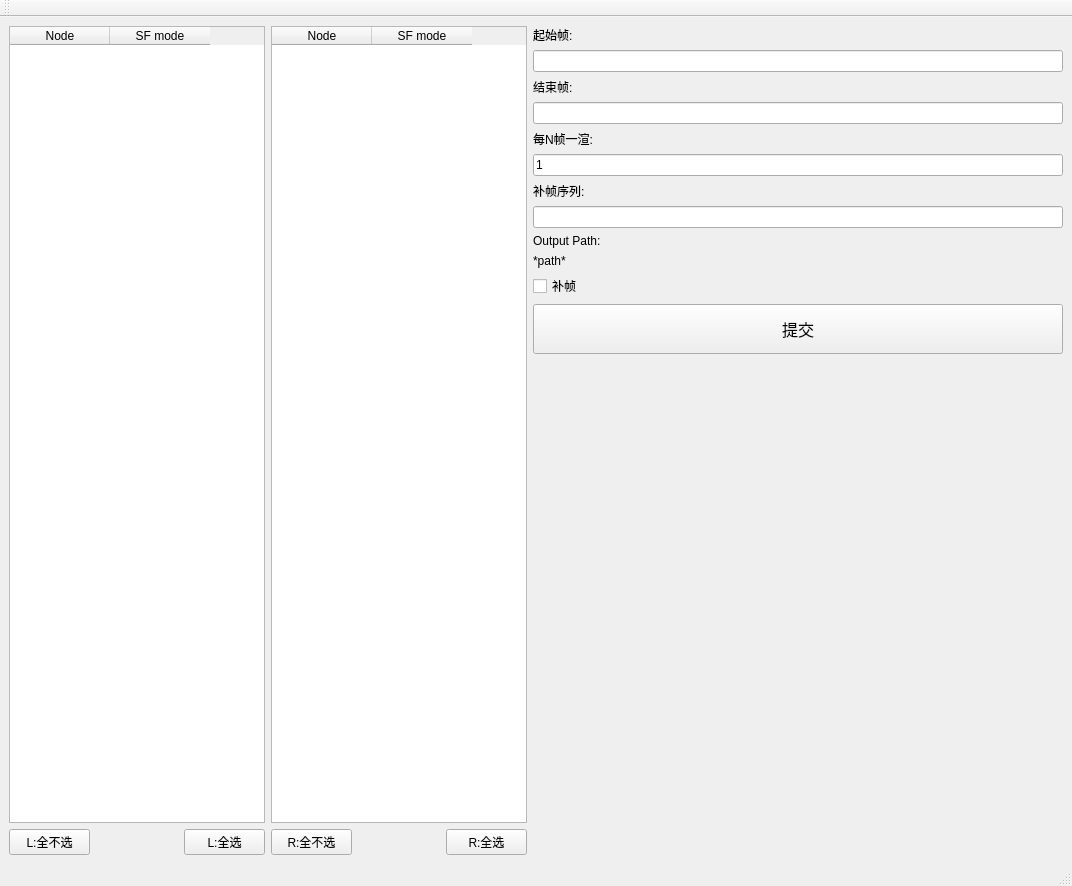
<?xml version="1.0" encoding="UTF-8"?>
<ui version="4.0">
 <class>MainWindow</class>
 <widget class="QMainWindow" name="MainWindow">
  <property name="geometry">
   <rect>
    <x>0</x>
    <y>0</y>
    <width>1072</width>
    <height>886</height>
   </rect>
  </property>
  <property name="windowTitle">
   <string>Submit Render</string>
  </property>
  <widget class="QWidget" name="centralwidget">
   <layout class="QGridLayout" name="gridLayout">
    <item row="1" column="3">
     <widget class="QPushButton" name="pushButton_4">
      <property name="text">
       <string>R:全不选</string>
      </property>
     </widget>
    </item>
    <item row="1" column="5">
     <widget class="QPushButton" name="pushButton_5">
      <property name="text">
       <string>R:全选</string>
      </property>
     </widget>
    </item>
    <item row="0" column="3" colspan="3">
     <widget class="QTableWidget" name="tableWidget_2">
      <column>
       <property name="text">
        <string>Node</string>
       </property>
      </column>
      <column>
       <property name="text">
        <string>SF mode</string>
       </property>
      </column>
     </widget>
    </item>
    <item row="1" column="2">
     <widget class="QPushButton" name="pushButton_2">
      <property name="text">
       <string>L:全选</string>
      </property>
     </widget>
    </item>
    <item row="0" column="6">
     <layout class="QVBoxLayout" name="verticalLayout">
      <property name="spacing">
       <number>6</number>
      </property>
      <item>
       <widget class="QLabel" name="label">
        <property name="maximumSize">
         <size>
          <width>16777215</width>
          <height>50</height>
         </size>
        </property>
        <property name="text">
         <string>起始帧:</string>
        </property>
       </widget>
      </item>
      <item>
       <widget class="QLineEdit" name="lineEdit"/>
      </item>
      <item>
       <widget class="QLabel" name="label_2">
        <property name="maximumSize">
         <size>
          <width>16777215</width>
          <height>50</height>
         </size>
        </property>
        <property name="text">
         <string>结束帧:</string>
        </property>
       </widget>
      </item>
      <item>
       <widget class="QLineEdit" name="lineEdit_2"/>
      </item>
      <item>
       <widget class="QLabel" name="label_3">
        <property name="enabled">
         <bool>true</bool>
        </property>
        <property name="maximumSize">
         <size>
          <width>16777215</width>
          <height>50</height>
         </size>
        </property>
        <property name="text">
         <string>每N帧一渲:</string>
        </property>
       </widget>
      </item>
      <item>
       <widget class="QLineEdit" name="lineEdit_3">
        <property name="text">
         <string>1</string>
        </property>
       </widget>
      </item>
      <item>
       <widget class="QLabel" name="label_6">
        <property name="enabled">
         <bool>true</bool>
        </property>
        <property name="maximumSize">
         <size>
          <width>16777215</width>
          <height>50</height>
         </size>
        </property>
        <property name="text">
         <string>补帧序列:</string>
        </property>
       </widget>
      </item>
      <item>
       <widget class="QLineEdit" name="lineEdit_4"/>
      </item>
      <item>
       <widget class="QLabel" name="label_4">
        <property name="maximumSize">
         <size>
          <width>16777215</width>
          <height>50</height>
         </size>
        </property>
        <property name="text">
         <string>Output Path:</string>
        </property>
       </widget>
      </item>
      <item>
       <widget class="QLabel" name="label_5">
        <property name="maximumSize">
         <size>
          <width>16777215</width>
          <height>100</height>
         </size>
        </property>
        <property name="text">
         <string>*path*</string>
        </property>
       </widget>
      </item>
      <item>
       <widget class="QCheckBox" name="checkBox_3">
        <property name="text">
         <string>补帧</string>
        </property>
       </widget>
      </item>
      <item>
       <widget class="QPushButton" name="pushButton">
        <property name="minimumSize">
         <size>
          <width>0</width>
          <height>50</height>
         </size>
        </property>
        <property name="font">
         <font>
          <pointsize>12</pointsize>
         </font>
        </property>
        <property name="text">
         <string>提交</string>
        </property>
       </widget>
      </item>
      <item>
       <spacer name="verticalSpacer">
        <property name="orientation">
         <enum>Qt::Vertical</enum>
        </property>
        <property name="sizeHint" stdset="0">
         <size>
          <width>20</width>
          <height>40</height>
         </size>
        </property>
       </spacer>
      </item>
     </layout>
    </item>
    <item row="1" column="0">
     <widget class="QPushButton" name="pushButton_3">
      <property name="text">
       <string>L:全不选</string>
      </property>
     </widget>
    </item>
    <item row="0" column="0" colspan="3">
     <widget class="QTableWidget" name="tableWidget">
      <column>
       <property name="text">
        <string>Node</string>
       </property>
      </column>
      <column>
       <property name="text">
        <string>SF mode</string>
       </property>
      </column>
     </widget>
    </item>
   </layout>
  </widget>
  <widget class="QMenuBar" name="menubar">
   <property name="geometry">
    <rect>
     <x>0</x>
     <y>0</y>
     <width>1072</width>
     <height>23</height>
    </rect>
   </property>
  </widget>
  <widget class="QStatusBar" name="statusbar"/>
  <widget class="QToolBar" name="toolBar">
   <property name="windowTitle">
    <string>toolBar</string>
   </property>
   <attribute name="toolBarArea">
    <enum>TopToolBarArea</enum>
   </attribute>
   <attribute name="toolBarBreak">
    <bool>false</bool>
   </attribute>
  </widget>
 </widget>
 <resources/>
 <connections/>
</ui>
